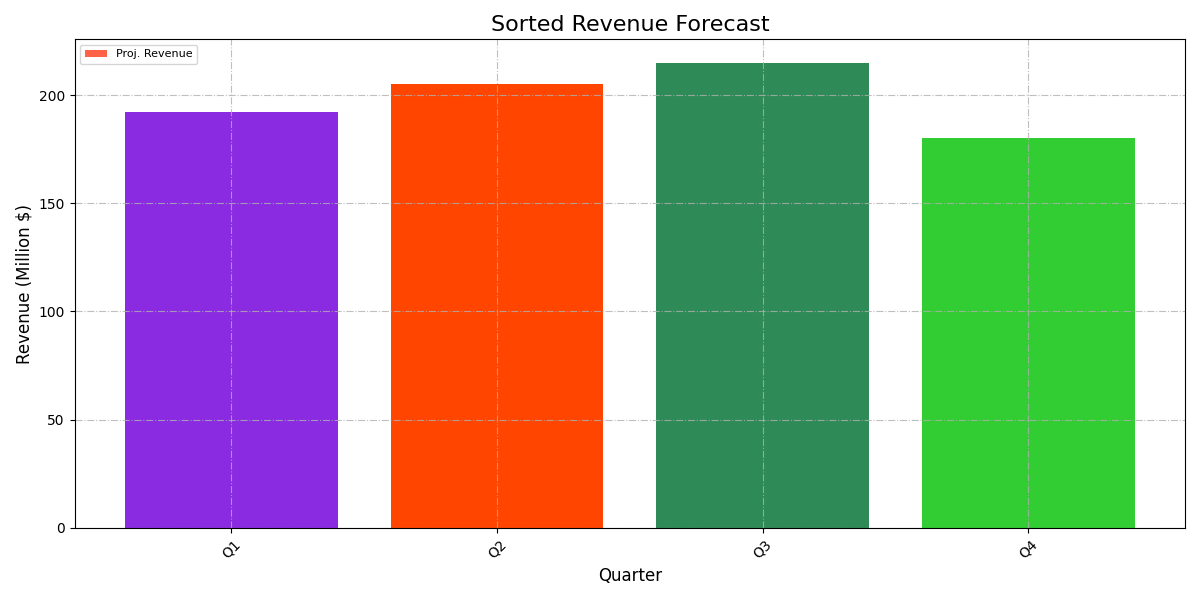

Python code for this plot:
import matplotlib.pyplot as plt
import numpy as np

quarters = np.array([
    'Q1', 'Q2', 'Q3', 'Q4',
    'Q1', 'Q2', 'Q3'
])

projected_revenues = np.array([150, 160, 170, 180, 192, 205, 215])

# Sort the data in ascending order
sorted_indices = np.argsort(projected_revenues)
quarters_sorted = quarters[sorted_indices]
projected_revenues_sorted = projected_revenues[sorted_indices]

plt.figure(figsize=(12, 6))

# Manually changed the color set to different colors
colors = ['#FF6347', '#4682B4', '#FFD700', '#32CD32', '#8A2BE2', '#FF4500', '#2E8B57']

# Plot a bar chart with sorted data
plt.bar(quarters_sorted, projected_revenues_sorted, color=colors, label='Proj. Revenue')

plt.title('Sorted Revenue Forecast', fontsize=16)
plt.xlabel('Quarter', fontsize=12)
plt.ylabel('Revenue (Million $)', fontsize=12)

plt.xticks(rotation=45)
plt.grid(True, linestyle='-.', alpha=0.8)
plt.legend(loc='upper left', fontsize=8)

plt.tight_layout()
plt.show()
